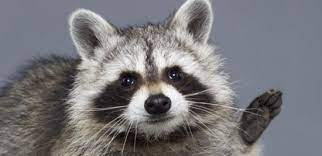
#> input picture 2021/21KDT/210629/Web_Crawling/animal/raccoon0.jpg, 322 x 156 px, found by its file name
$ jupyter execute opencv.ipynb
#> lines starting #> are read from the running program, lines starting #| are printed output that depends on the picture
### Open CV

[cell 1]
import cv2

[cell 2]
import numpy as np

[cell 3]
print(cv2.__version__)

[cell 4]
#filename = '.\\animal\owl0.jpg'
filename = '.\\animal\\raccoon0.jpg'

[cell 5]
#src = cv2.imread(filename,cv2.IMREAD_GRAYSCALE) #그레이 스케일로 변환
# cv2.IMREAD_UNCHANGED : 이미지파일을 alpha channel까지 포함하여 읽어 들임
src = cv2.imread(filename,cv2.IMREAD_UNCHANGED) #Color로 변환
#> src is the input picture: shape (156, 322, 3); mean B, G, R 123.4, 119.4, 121.2

### https://opencv-python.readthedocs.io/en/latest/doc/01.imageStart/imageStart.html

[cell 6]
print(int(src.shape[1]), int(src.shape[0]))
#| 322 156

[cell 7]
src = cv2.resize(src, (int(src.shape[1]/5),int(src.shape[0]/5)))
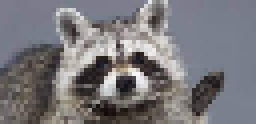
#> src: shape (31, 64, 3) (shown 4 times larger); mean B, G, R 123.2, 119.2, 121
#src = cv2.resize(src, dsize=(224, 224), interpolation=cv2.INTER_AREA)
#이미지의 크기가 워낙 크기 때문에 5분의1로 줄여서 확인

[cell 8]
cv2.namedWindow('image')
cv2.imshow('image',src)

[cell 9]
k = cv2.waitKey(0)
#> (key Esc is pressed here)

$ run again, with 2021/21KDT/210629/Web_Crawling/animal/cat0.jpg copied over 2021/21KDT/210629/Web_Crawling/animal/raccoon0.jpg
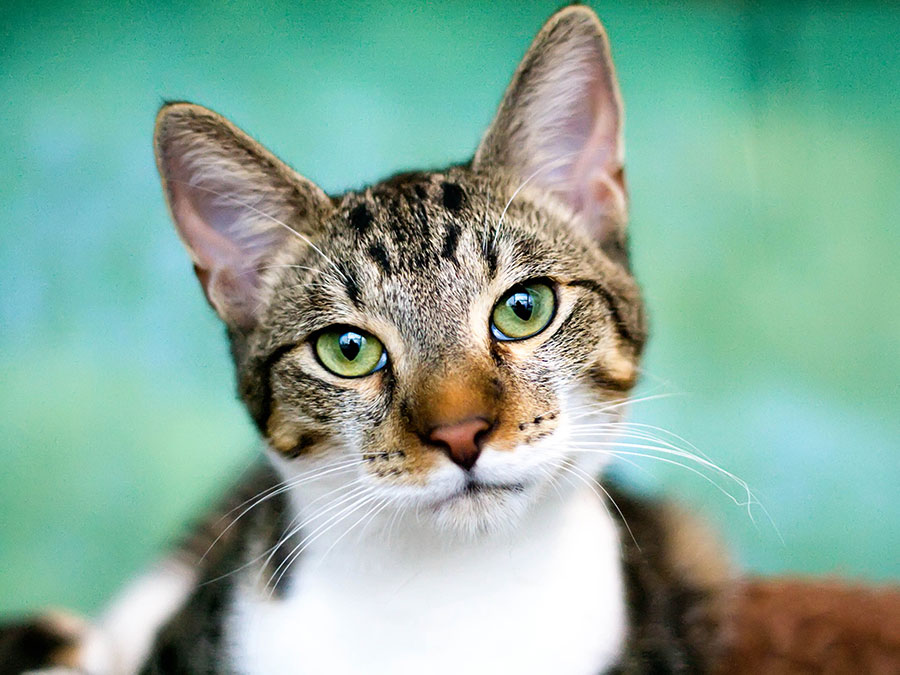
#> input picture 2021/21KDT/210629/Web_Crawling/animal/cat0.jpg, 900 x 675 px, found by its file name
#> src is the input picture: shape (675, 900, 3); mean B, G, R 154.3, 171, 134.8
#| 900 675
#> `src = cv2.resize(src, (int(src.shape[1]/5),int(src.shape[0]/5)))`:
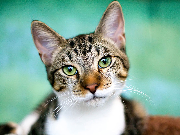
#> src: shape (135, 180, 3); mean B, G, R 154.3, 171, 134.8

$ run again, with 2021/21KDT/210629/Web_Crawling/animal/cat1.jpg copied over 2021/21KDT/210629/Web_Crawling/animal/raccoon0.jpg
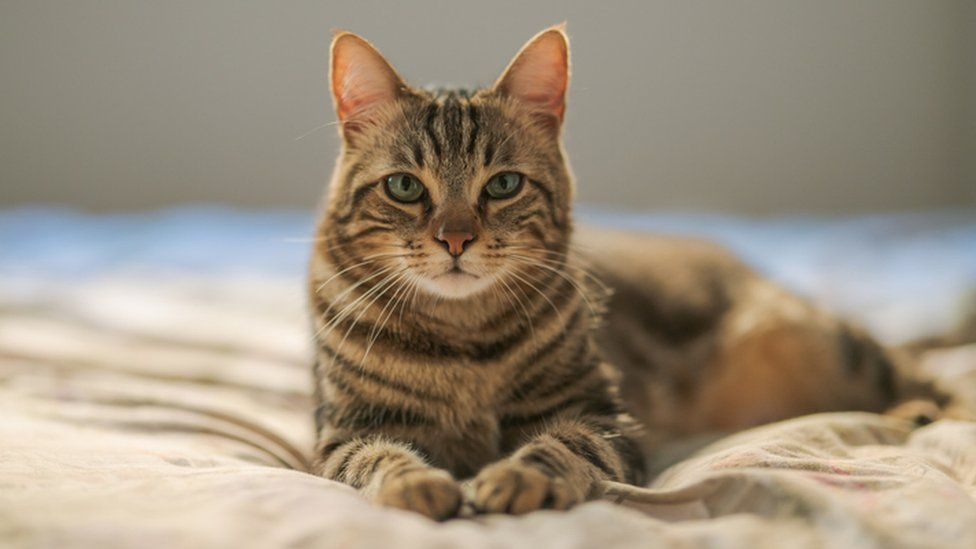
#> input picture 2021/21KDT/210629/Web_Crawling/animal/cat1.jpg, 976 x 549 px, found by its file name
#> src is the input picture: shape (549, 976, 3); mean B, G, R 124.7, 142.7, 155.4
#| 976 549
#> `src = cv2.resize(src, (int(src.shape[1]/5),int(src.shape[0]/5)))`:
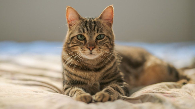
#> src: shape (109, 195, 3); mean B, G, R 124.7, 142.6, 155.3

$ run again, with 2021/21KDT/210629/Web_Crawling/animal/cat3.jpg copied over 2021/21KDT/210629/Web_Crawling/animal/raccoon0.jpg
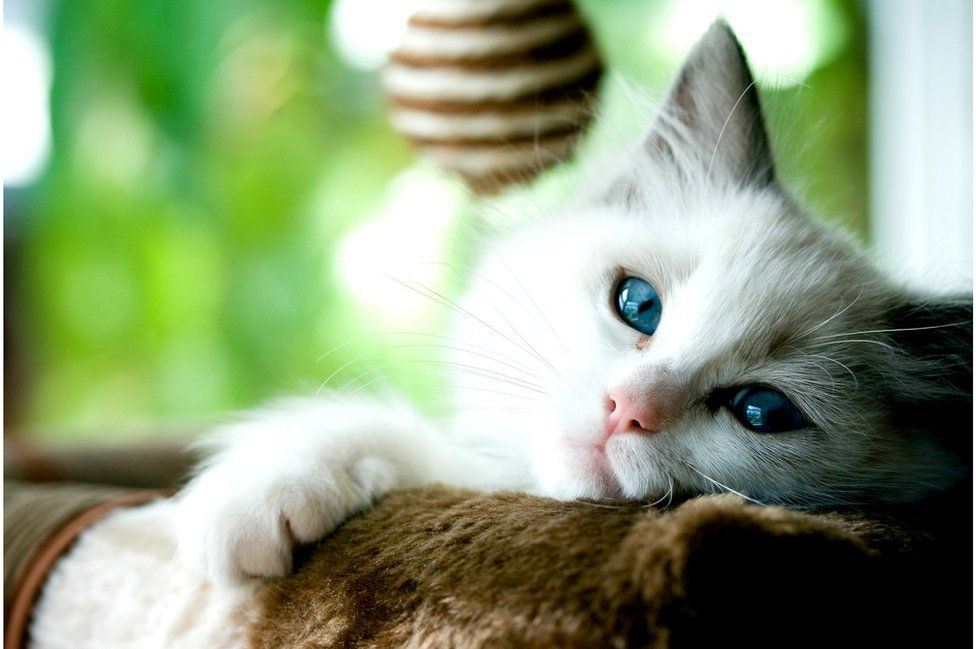
#> input picture 2021/21KDT/210629/Web_Crawling/animal/cat3.jpg, 976 x 649 px, found by its file name
#> src is the input picture: shape (649, 976, 3); mean B, G, R 122.4, 157.7, 140.6
#| 976 649
#> `src = cv2.resize(src, (int(src.shape[1]/5),int(src.shape[0]/5)))`:
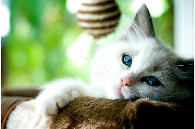
#> src: shape (129, 195, 3); mean B, G, R 122.9, 158.1, 141
